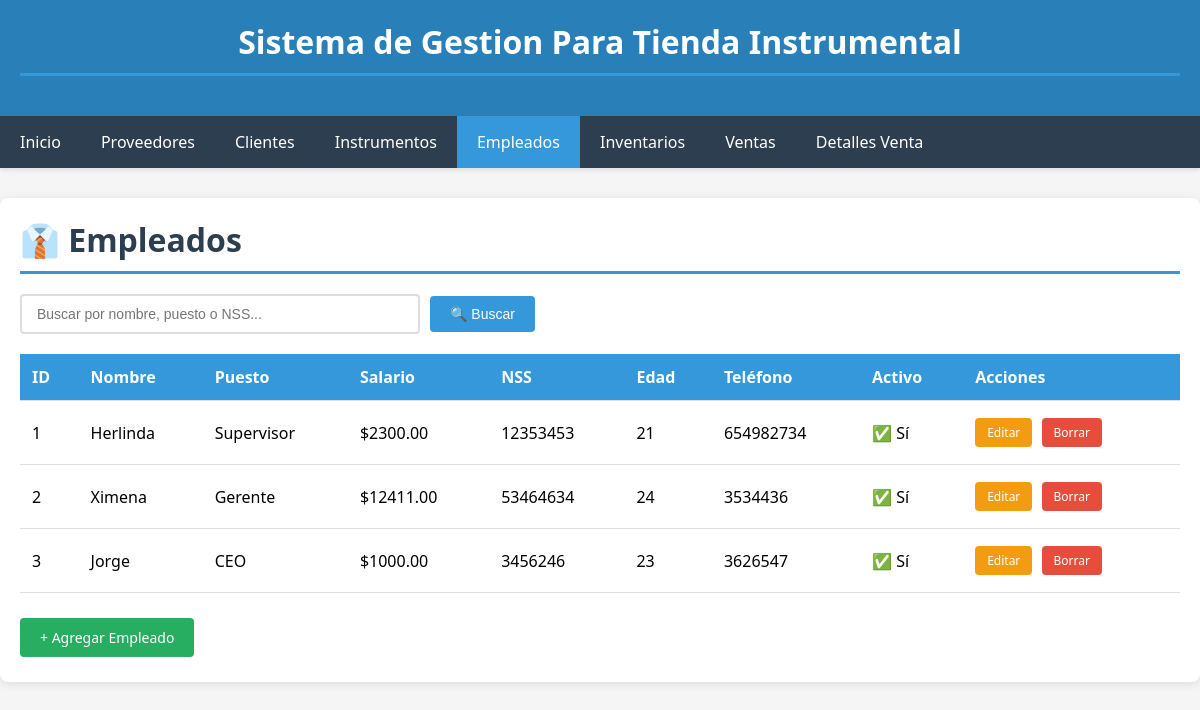
/empleados/, run on the app's committed database.
### app_instrumental/models.py (models this page shows, shortened)
class Empleado(models.Model):
    id_empleado = models.AutoField(primary_key=True)
    nombre = models.CharField(max_length=200, verbose_name="Nombre")
    puesto = models.CharField(max_length=100, verbose_name="Puesto")
    salario = models.DecimalField(max_digits=10, decimal_places=2, verbose_name="Salario")
    nss = models.CharField(max_length=50, verbose_name="NSS")
    edad = models.IntegerField(verbose_name="Edad")
    telefono = models.CharField(max_length=20, blank=True, verbose_name="Teléfono")
    activo = models.BooleanField(default=True, verbose_name="Activo")
    class Meta:
        verbose_name_plural = "Empleados"

### app_instrumental/views.py (the view)
# urls.py: path('empleados/', views.empleados_list, name='empleados_list'),
def empleados_list(request):
    query = request.GET.get('q', '')
    if query:
        empleados = Empleado.objects.filter(
            nombre__icontains=query
        ) | Empleado.objects.filter(
            puesto__icontains=query
        ) | Empleado.objects.filter(
            nss__icontains=query
        )
    else:
        empleados = Empleado.objects.all()
    return render(request, 'app_instrumental/empleados_list.html', {
        'empleados': empleados,
        'query': query
    })

### app_instrumental/templates/app_instrumental/empleados_list.html (shortened to what this page needs)
{% extends 'app_instrumental/base.html' %}
{% block content %}
<h1>👔 Empleados</h1>
<form method="get" class="search-container">
    <input type="text" name="q" placeholder="Buscar por nombre, puesto o NSS..." value="{{ query }}" autofocus>
    <button type="submit">🔍 Buscar</button>
</form>
<table>
    <thead>
        <tr>
            <th>ID</th>
            <th>Nombre</th>
            <th>Puesto</th>
            <th>Salario</th>
            <th>NSS</th>
            <th>Edad</th>
            <th>Teléfono</th>
            <th>Activo</th>
            <th>Acciones</th>
        </tr>
    </thead>
    <tbody>
        {% for empleado in empleados %}
        <tr>
            <td>{{ empleado.id_empleado }}</td>
            <td>{{ empleado.nombre }}</td>
            <td>{{ empleado.puesto }}</td>
            <td>${{ empleado.salario }}</td>
            <td>{{ empleado.nss }}</td>
            <td>{{ empleado.edad }}</td>
            <td>{{ empleado.telefono }}</td>
            <td>{% if empleado.activo %}✅ Sí{% else %}❌ No{% endif %}</td>
            <td>
                <a href="{% url 'empleado_edit' empleado.id_empleado %}" class="btn btn-warning btn-sm">Editar</a>
                <a href="{% url 'empleado_delete' empleado.id_empleado %}" class="btn btn-danger btn-sm" onclick="return confirm('¿Estás seguro de eliminar este empleado?')">Borrar</a>
            </td>
        </tr>
        {% endfor %}
    </tbody>
</table>
<div style="margin-top: 20px;">
    <a href="{% url 'empleado_create' %}" class="btn btn-success">+ Agregar Empleado</a>
</div>
{% endblock %}

### app_instrumental/templates/app_instrumental/base.html (style rules this page uses)
* { margin: 0; padding: 0; box-sizing: border-box; }
body { font-family: 'Segoe UI', Tahoma, Geneva, Verdana, sans-serif; background-color: #f5f5f5; }
table { width: 100%; border-collapse: collapse; margin-top: 20px; }
th, td { padding: 12px; text-align: left; border-bottom: 1px solid #ddd; }
th { background-color: #3498db; color: white; font-weight: 600; }
.btn { display: inline-block; padding: 10px 20px; text-decoration: none; border-radius: 4px; cursor: pointer; border: none; font-size: 14px; transition: background-color 0.3s; margin: 5px 5px 5px 0; }
.btn-success { background-color: #27ae60; color: white; }
.btn-warning { background-color: #f39c12; color: white; }
.btn-danger { background-color: #e74c3c; color: white; }
.btn-sm { padding: 6px 12px; font-size: 12px; }
input[type="text"], input[type="email"], input[type="number"], select, textarea { width: 100%; padding: 10px; border: 1px solid #ddd; border-radius: 4px; font-size: 14px; }
h1 { color: #2c3e50; margin-bottom: 20px; padding-bottom: 10px; border-bottom: 3px solid #3498db; }
.search-container { margin-bottom: 20px; display: flex; gap: 10px; align-items: center; }
.search-container input[type="text"] { flex: 1; max-width: 400px; padding: 10px 15px; border: 2px solid #ddd; border-radius: 4px; font-size: 14px; transition: border-color 0.3s; }
.search-container button { padding: 10px 20px; background-color: #3498db; color: white; border: none; border-radius: 4px; cursor: pointer; font-size: 14px; transition: background-color 0.3s; }

### data on the page
Empleado: id_empleado "1", nombre "Herlinda", puesto "Supervisor", salario "2300.00", nss "12353453", edad "21", telefono "654982734", activo "✅ Sí"
Empleado: id_empleado "2", nombre "Ximena", puesto "Gerente", salario "12411.00", nss "53464634", edad "24", telefono "3534436", activo "✅ Sí"
Empleado: id_empleado "3", nombre "Jorge", puesto "CEO", salario "1000.00", nss "3456246", edad "23", telefono "3626547", activo "✅ Sí"
